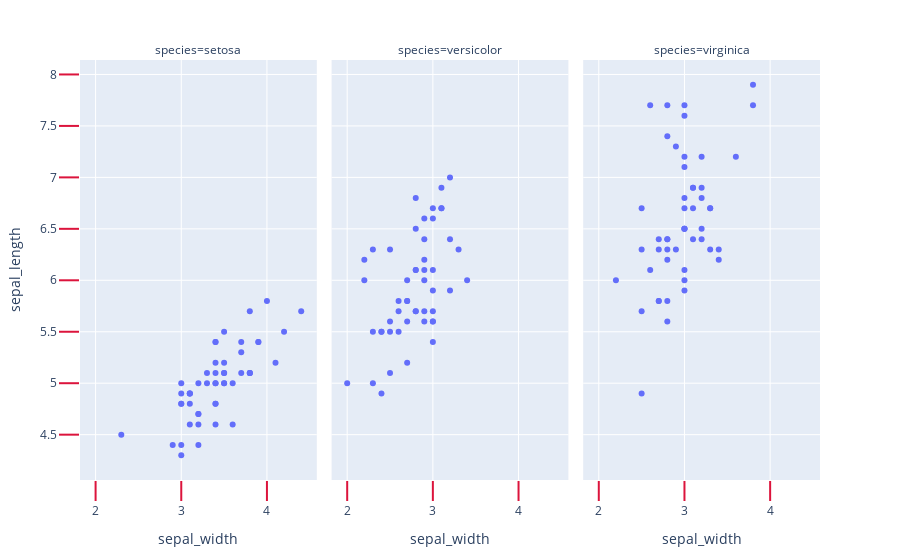

Here is the notebook cell this chart was saved with:
### Markdown cell above
## Ticklen Kullanımı

### Code cell
df = px.data.iris()

fig = px.scatter(df, x = "sepal_width", y = "sepal_length", facet_col = "species")
fig.update_xaxes(ticks = "outside" ,tickwidth = 2, tickcolor = "crimson" , ticklen =20)
fig.update_yaxes(ticks = "outside", tickwidth = 2, tickcolor = "crimson" , ticklen =20 ,col =1)

fig.show()

### Figure 1 — Plotly figure (JSON) as saved in the notebook; plotly's stock layout.template omitted (floating-point values rounded to 4 significant figures)
{"data": [{"hovertemplate": "species=setosa<br>sepal_width=%{x}<br>sepal_length=%{y}<extra></extra>", "legendgroup": "", "marker": {"color": "#636efa", "symbol": "circle"}, "mode": "markers", "name": "", "orientation": "v", "showlegend": false, "type": "scatter", "x": [3.5, 3, 3.2, 3.1, 3.6, 3.9, 3.4, 3.4, 2.9, 3.1, 3.7, 3.4, 3, 3, 4, 4.4, 3.9, 3.5, 3.8, 3.8, 3.4, 3.7, 3.6, 3.3, 3.4, 3, 3.4, 3.5, 3.4, 3.2, 3.1, 3.4, 4.1, 4.2, 3.1, 3.2, 3.5, 3.1, 3, 3.4, 3.5, 2.3, 3.2, 3.5, 3.8, 3, 3.8, 3.2, 3.7, 3.3], "xaxis": "x", "y": [5.1, 4.9, 4.7, 4.6, 5, 5.4, 4.6, 5, 4.4, 4.9, 5.4, 4.8, 4.8, 4.3, 5.8, 5.7, 5.4, 5.1, 5.7, 5.1, 5.4, 5.1, 4.6, 5.1, 4.8, 5, 5, 5.2, 5.2, 4.7, 4.8, 5.4, 5.2, 5.5, 4.9, 5, 5.5, 4.9, 4.4, 5.1, 5, 4.5, 4.4, 5, 5.1, 4.8, 5.1, 4.6, 5.3, 5], "yaxis": "y"}, {"hovertemplate": "species=versicolor<br>sepal_width=%{x}<br>sepal_length=%{y}<extra></extra>", "legendgroup": "", "marker": {"color": "#636efa", "symbol": "circle"}, "mode": "markers", "name": "", "orientation": "v", "showlegend": false, "type": "scatter", "x": [3.2, 3.2, 3.1, 2.3, 2.8, 2.8, 3.3, 2.4, 2.9, 2.7, 2, 3, 2.2, 2.9, 2.9, 3.1, 3, 2.7, 2.2, 2.5, 3.2, 2.8, 2.5, 2.8, 2.9, 3, 2.8, 3, 2.9, 2.6, 2.4, 2.4, 2.7, 2.7, 3, 3.4, 3.1, 2.3, 3, 2.5, 2.6, 3, 2.6, 2.3, 2.7, 3, 2.9, 2.9, 2.5, 2.8], "xaxis": "x2", "y": [7, 6.4, 6.9, 5.5, 6.5, 5.7, 6.3, 4.9, 6.6, 5.2, 5, 5.9, 6, 6.1, 5.6, 6.7, 5.6, 5.8, 6.2, 5.6, 5.9, 6.1, 6.3, 6.1, 6.4, 6.6, 6.8, 6.7, 6, 5.7, 5.5, 5.5, 5.8, 6, 5.4, 6, 6.7, 6.3, 5.6, 5.5, 5.5, 6.1, 5.8, 5, 5.6, 5.7, 5.7, 6.2, 5.1, 5.7], "yaxis": "y2"}, {"hovertemplate": "species=virginica<br>sepal_width=%{x}<br>sepal_length=%{y}<extra></extra>", "legendgroup": "", "marker": {"color": "#636efa", "symbol": "circle"}, "mode": "markers", "name": "", "orientation": "v", "showlegend": false, "type": "scatter", "x": [3.3, 2.7, 3, 2.9, 3, 3, 2.5, 2.9, 2.5, 3.6, 3.2, 2.7, 3, 2.5, 2.8, 3.2, 3, 3.8, 2.6, 2.2, 3.2, 2.8, 2.8, 2.7, 3.3, 3.2, 2.8, 3, 2.8, 3, 2.8, 3.8, 2.8, 2.8, 2.6, 3, 3.4, 3.1, 3, 3.1, 3.1, 3.1, 2.7, 3.2, 3.3, 3, 2.5, 3, 3.4, 3], "xaxis": "x3", "y": [6.3, 5.8, 7.1, 6.3, 6.5, 7.6, 4.9, 7.3, 6.7, 7.2, 6.5, 6.4, 6.8, 5.7, 5.8, 6.4, 6.5, 7.7, 7.7, 6, 6.9, 5.6, 7.7, 6.3, 6.7, 7.2, 6.2, 6.1, 6.4, 7.2, 7.4, 7.9, 6.4, 6.3, 6.1, 7.7, 6.3, 6.4, 6, 6.9, 6.7, 6.9, 5.8, 6.8, 6.7, 6.7, 6.3, 6.5, 6.2, 5.9], "yaxis": "y3"}], "layout": {"annotations": [{"font": {}, "showarrow": false, "text": "species=setosa", "x": 0.16, "xanchor": "center", "xref": "paper", "y": 1, "yanchor": "bottom", "yref": "paper"}, {"font": {}, "showarrow": false, "text": "species=versicolor", "x": 0.5, "xanchor": "center", "xref": "paper", "y": 1, "yanchor": "bottom", "yref": "paper"}, {"font": {}, "showarrow": false, "text": "species=virginica", "x": 0.84, "xanchor": "center", "xref": "paper", "y": 1, "yanchor": "bottom", "yref": "paper"}], "legend": {"tracegroupgap": 0}, "margin": {"t": 60}, "xaxis": {"anchor": "y", "domain": [0, 0.32], "tickcolor": "crimson", "ticklen": 20, "ticks": "outside", "tickwidth": 2, "title": {"text": "sepal_width"}}, "xaxis2": {"anchor": "y2", "domain": [0.34, 0.66], "matches": "x", "tickcolor": "crimson", "ticklen": 20, "ticks": "outside", "tickwidth": 2, "title": {"text": "sepal_width"}}, "xaxis3": {"anchor": "y3", "domain": [0.68, 1.0], "matches": "x", "tickcolor": "crimson", "ticklen": 20, "ticks": "outside", "tickwidth": 2, "title": {"text": "sepal_width"}}, "yaxis": {"anchor": "x", "domain": [0, 1], "tickcolor": "crimson", "ticklen": 20, "ticks": "outside", "tickwidth": 2, "title": {"text": "sepal_length"}}, "yaxis2": {"anchor": "x2", "domain": [0, 1], "matches": "y", "showticklabels": false}, "yaxis3": {"anchor": "x3", "domain": [0, 1], "matches": "y", "showticklabels": false}}}
